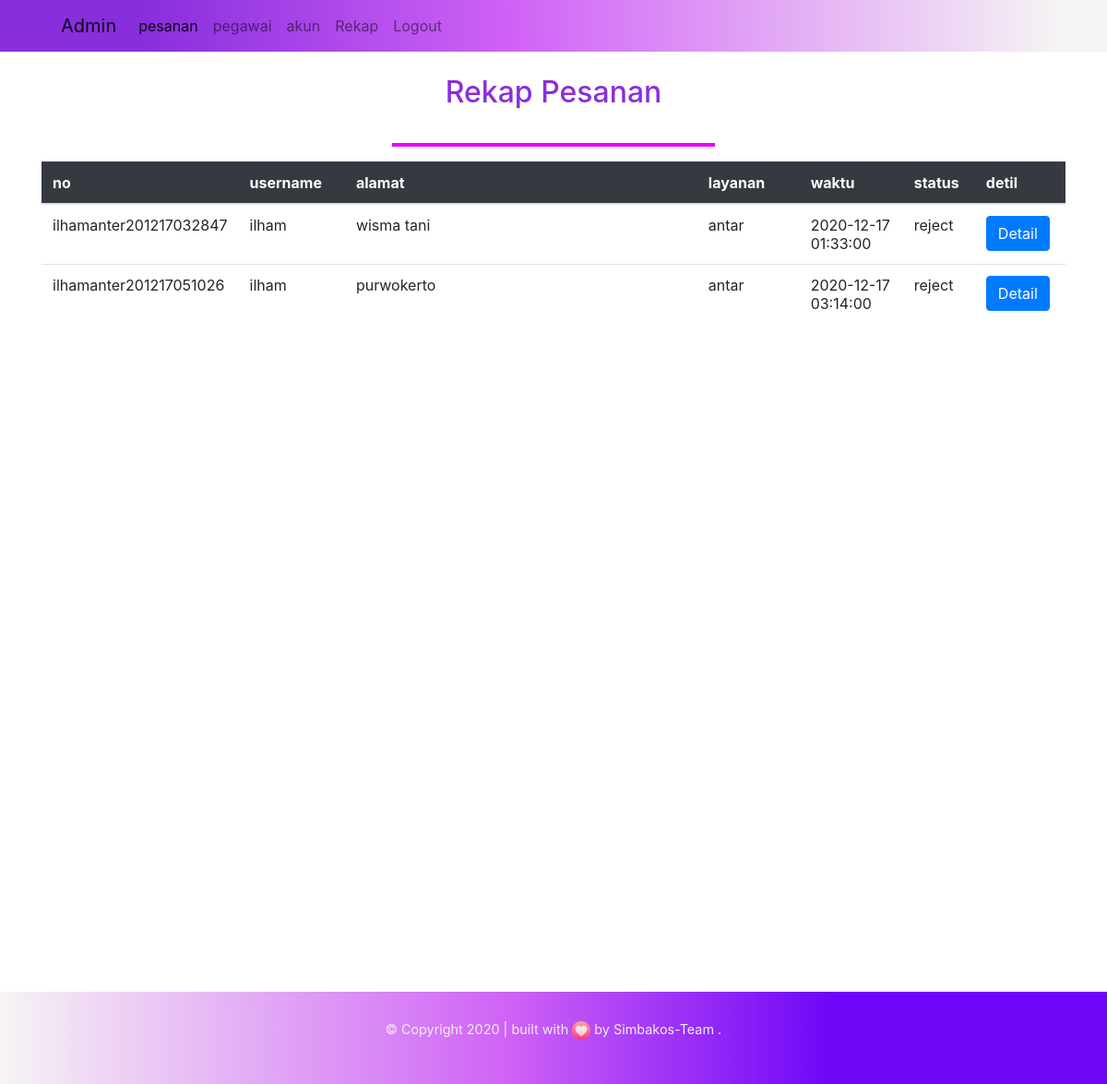
Screenshot of /rekap.php with the database file from the repository.
### tables this page shows
CREATE TABLE `pemesanan` (
  `no_pemesanan` varchar(255) NOT NULL,
  `username` varchar(30) NOT NULL,
  `alamat` varchar(225) NOT NULL,
  `alamat_tujuan` varchar(255) DEFAULT NULL,
  `durasi` int(11) NOT NULL,
  `waktu` datetime NOT NULL,
  `user_pegawai` varchar(20) DEFAULT NULL,
  `harga` int(11) NOT NULL,
  `foto` varchar(255) DEFAULT NULL,
  `status` enum('wait','confirm','success','reject','submit') NOT NULL,
  `layanan` enum('sini','antar') NOT NULL
);

### rekap.php (the view, shortened to what this page needs)
<html>
<head>
    <link rel="stylesheet" href="css/style.css">
    <link rel="stylesheet" href="https://stackpath.bootstrapcdn.com/bootstrap/4.3.1/css/bootstrap.min.css">
</head>
<body>
<div id="blur">
	  <nav class="navbar navbar-expand-lg navbar-light bg-light">
        <a class="navbar-brand" href="#">Admin</a>
        <div class="collapse navbar-collapse" id="navbarNav">
            <ul class="navbar-nav">
            <li class="nav-item active">
                <a class="nav-link" href="pesanan.php">pesanan <span class="sr-only">(current)</span></a>
            </li>
            <li class="nav-item">
                <a class="nav-link" href="daftarpegawai.php">pegawai</a>
            </li>
            <li class="nav-item">
                <a class="nav-link" href="akuncustomer.php">akun</a>
            </li>
            <li class="nav-item">
                <a class="nav-link" href="rekap.php">Rekap</a>
            </li>
            <li class="nav-item">
                <a class="nav-link" href="logoutadmin.php" >Logout</a>
            </li>
            </ul>
        </div>
    </nav>
	<center><h2 style="padding-top: 25px">Rekap Pesanan</h2></center>
	<hr>
	<section>
		<div class="container">
			<div class="row">
				<div class="col-sm-12">
					<table class="table">
						<thead class="table-dark table-hover">
							<th width="100px">no</th>
							<th width="120px">username</th>
							<th width="480px">alamat</th>
							<th width="120px">layanan</th>
							<th width="120px">waktu</th>
							<th width="80px">status</th>
							<th width="100px">detil</th>
						</thead>
						<?php
							$link = mysqli_connect("localhost", "root", "", "simbakosdb");
							$perintah=mysqli_query($link,"select*from pemesanan where status in ('success', 'reject')");
							while ($hasil=mysqli_fetch_array($perintah))
								{
									echo "<tr>
									<td>$hasil[no_pemesanan]</td>
									<td>$hasil[username]</td>
									<td>$hasil[alamat]</td>
									<td>$hasil[layanan]</td>
									<td>$hasil[waktu]</td>
									<td>$hasil[status]</td>
									<td><button onclick='pop()' href='#box?subject=58' name='detail' class='btn btn-primary'>Detail</button></td>
									</tr>";
								}
						?>
					</table>
					</div>
				</div>
			</div>
		</div>
    <footer>
        <div class="container text-center"id="">
            <div class="row">
                <div class="col-sm-12">
                    <p>&copy; Copyright 2020 | built with <img src="img/heart.png" width="20px"> by Simbakos-Team .</p>
                </div>
            </div>
        </div>
    </footer>
</body>
</html>

### css/style.css (style rules this page uses)
html { position: relative; }
body { margin-bottom: 100px; }
nav a,ul { padding-left: 50px; }
nav { background: rgb(137,46,221); background: linear-gradient(90deg, rgba(137,46,221,1) 13%, rgba(207,98,246,1) 46%, rgba(246,244,244,1) 96%); }
body hr { width: 350px; border-top: 4px solid rgb(234, 0, 255) }
h2 { color:rgba(137,46,221,1); padding-bottom: 20px; }
section { min-height: 1000px; }
footer { position:absolute; bottom: 0px; width: 100%; height: 100px; background: rgb(246,244,244); background: linear-gradient(90deg, rgba(246,244,244,1) 0%, rgba(207,98,246,1) 46%, rgba(111,6,247,1) 75%); }
footer p { padding-top: 30px; color: #eee; font-size: 0.9em; }

### rows the page displays
pemesanan: no_pemesanan "ilhamanter201217032847", username "ilham", alamat "wisma tani", layanan "antar", waktu "2020-12-17 01:33:00", status "reject"
pemesanan: no_pemesanan "ilhamanter201217051026", username "ilham", alamat "purwokerto", layanan "antar", waktu "2020-12-17 03:14:00", status "reject"
